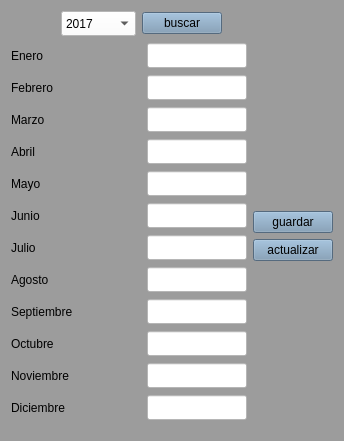
<?xml version="1.0" encoding="UTF-8"?>
<ui version="4.0">
 <class>form_inflacion</class>
 <widget class="QWidget" name="form_inflacion">
  <property name="geometry">
   <rect>
    <x>0</x>
    <y>0</y>
    <width>344</width>
    <height>441</height>
   </rect>
  </property>
  <property name="windowTitle">
   <string>Form</string>
  </property>
  <property name="styleSheet">
   <string notr="true">font: 10pt &quot;Liberation Sans&quot;;
color: rgb(0, 0, 0);
background-color: rgb(156, 156, 156);
selection-background-color: rgb(164, 190, 221);
selection-color: rgb(0, 0, 0);</string>
  </property>
  <layout class="QGridLayout" name="gridLayout">
   <item row="1" column="6">
    <spacer name="horizontalSpacer_13">
     <property name="orientation">
      <enum>Qt::Horizontal</enum>
     </property>
     <property name="sizeHint" stdset="0">
      <size>
       <width>40</width>
       <height>20</height>
      </size>
     </property>
    </spacer>
   </item>
   <item row="1" column="4">
    <spacer name="horizontalSpacer_12">
     <property name="orientation">
      <enum>Qt::Horizontal</enum>
     </property>
     <property name="sizeHint" stdset="0">
      <size>
       <width>40</width>
       <height>20</height>
      </size>
     </property>
    </spacer>
   </item>
   <item row="1" column="1">
    <spacer name="horizontalSpacer_3">
     <property name="orientation">
      <enum>Qt::Horizontal</enum>
     </property>
     <property name="sizeHint" stdset="0">
      <size>
       <width>40</width>
       <height>20</height>
      </size>
     </property>
    </spacer>
   </item>
   <item row="0" column="7">
    <layout class="QHBoxLayout" name="horizontalLayout">
     <item>
      <spacer name="horizontalSpacer_8">
       <property name="orientation">
        <enum>Qt::Horizontal</enum>
       </property>
       <property name="sizeHint" stdset="0">
        <size>
         <width>40</width>
         <height>20</height>
        </size>
       </property>
      </spacer>
     </item>
     <item>
      <spacer name="horizontalSpacer">
       <property name="orientation">
        <enum>Qt::Horizontal</enum>
       </property>
       <property name="sizeHint" stdset="0">
        <size>
         <width>40</width>
         <height>20</height>
        </size>
       </property>
      </spacer>
     </item>
     <item>
      <widget class="QComboBox" name="cbx_anio">
       <property name="minimumSize">
        <size>
         <width>75</width>
         <height>25</height>
        </size>
       </property>
       <property name="maximumSize">
        <size>
         <width>75</width>
         <height>25</height>
        </size>
       </property>
       <property name="styleSheet">
        <string notr="true">background-color: rgb(255, 255, 255);</string>
       </property>
       <item>
        <property name="text">
         <string>2017</string>
        </property>
       </item>
       <item>
        <property name="text">
         <string>2018</string>
        </property>
       </item>
       <item>
        <property name="text">
         <string>2019</string>
        </property>
       </item>
       <item>
        <property name="text">
         <string>2020</string>
        </property>
       </item>
      </widget>
     </item>
     <item>
      <widget class="QPushButton" name="btn_buscar">
       <property name="styleSheet">
        <string notr="true">background-color: rgb(119, 149, 177);</string>
       </property>
       <property name="text">
        <string>buscar</string>
       </property>
      </widget>
     </item>
     <item>
      <spacer name="horizontalSpacer_2">
       <property name="orientation">
        <enum>Qt::Horizontal</enum>
       </property>
       <property name="sizeHint" stdset="0">
        <size>
         <width>40</width>
         <height>20</height>
        </size>
       </property>
      </spacer>
     </item>
    </layout>
   </item>
   <item row="1" column="7">
    <layout class="QVBoxLayout" name="verticalLayout">
     <item>
      <layout class="QHBoxLayout" name="horizontalLayout_2">
       <item>
        <widget class="QLabel" name="label">
         <property name="text">
          <string>Enero</string>
         </property>
        </widget>
       </item>
       <item>
        <widget class="QLineEdit" name="lne_enero">
         <property name="minimumSize">
          <size>
           <width>100</width>
           <height>25</height>
          </size>
         </property>
         <property name="maximumSize">
          <size>
           <width>100</width>
           <height>25</height>
          </size>
         </property>
         <property name="styleSheet">
          <string notr="true">background-color: rgb(255, 255, 255);</string>
         </property>
        </widget>
       </item>
      </layout>
     </item>
     <item>
      <layout class="QHBoxLayout" name="horizontalLayout_3">
       <item>
        <widget class="QLabel" name="label_2">
         <property name="text">
          <string>Febrero</string>
         </property>
        </widget>
       </item>
       <item>
        <widget class="QLineEdit" name="lne_febrero">
         <property name="minimumSize">
          <size>
           <width>100</width>
           <height>25</height>
          </size>
         </property>
         <property name="maximumSize">
          <size>
           <width>100</width>
           <height>25</height>
          </size>
         </property>
         <property name="styleSheet">
          <string notr="true">background-color: rgb(255, 255, 255);</string>
         </property>
        </widget>
       </item>
      </layout>
     </item>
     <item>
      <layout class="QHBoxLayout" name="horizontalLayout_4">
       <item>
        <widget class="QLabel" name="label_3">
         <property name="text">
          <string>Marzo</string>
         </property>
        </widget>
       </item>
       <item>
        <widget class="QLineEdit" name="lne_marzo">
         <property name="minimumSize">
          <size>
           <width>100</width>
           <height>25</height>
          </size>
         </property>
         <property name="maximumSize">
          <size>
           <width>100</width>
           <height>25</height>
          </size>
         </property>
         <property name="styleSheet">
          <string notr="true">background-color: rgb(255, 255, 255);</string>
         </property>
        </widget>
       </item>
      </layout>
     </item>
     <item>
      <layout class="QHBoxLayout" name="horizontalLayout_5">
       <item>
        <widget class="QLabel" name="label_4">
         <property name="text">
          <string>Abril</string>
         </property>
        </widget>
       </item>
       <item>
        <widget class="QLineEdit" name="lne_abril">
         <property name="minimumSize">
          <size>
           <width>100</width>
           <height>25</height>
          </size>
         </property>
         <property name="maximumSize">
          <size>
           <width>100</width>
           <height>25</height>
          </size>
         </property>
         <property name="styleSheet">
          <string notr="true">background-color: rgb(255, 255, 255);</string>
         </property>
        </widget>
       </item>
      </layout>
     </item>
     <item>
      <layout class="QHBoxLayout" name="horizontalLayout_6">
       <item>
        <widget class="QLabel" name="label_5">
         <property name="text">
          <string>Mayo</string>
         </property>
        </widget>
       </item>
       <item>
        <widget class="QLineEdit" name="lne_mayo">
         <property name="minimumSize">
          <size>
           <width>100</width>
           <height>25</height>
          </size>
         </property>
         <property name="maximumSize">
          <size>
           <width>100</width>
           <height>25</height>
          </size>
         </property>
         <property name="styleSheet">
          <string notr="true">background-color: rgb(255, 255, 255);</string>
         </property>
        </widget>
       </item>
      </layout>
     </item>
     <item>
      <layout class="QHBoxLayout" name="horizontalLayout_7">
       <item>
        <widget class="QLabel" name="label_6">
         <property name="text">
          <string>Junio</string>
         </property>
        </widget>
       </item>
       <item>
        <widget class="QLineEdit" name="lne_junio">
         <property name="minimumSize">
          <size>
           <width>100</width>
           <height>25</height>
          </size>
         </property>
         <property name="maximumSize">
          <size>
           <width>100</width>
           <height>25</height>
          </size>
         </property>
         <property name="styleSheet">
          <string notr="true">background-color: rgb(255, 255, 255);</string>
         </property>
        </widget>
       </item>
      </layout>
     </item>
     <item>
      <layout class="QHBoxLayout" name="horizontalLayout_8">
       <item>
        <widget class="QLabel" name="label_7">
         <property name="text">
          <string>Julio</string>
         </property>
        </widget>
       </item>
       <item>
        <widget class="QLineEdit" name="lne_julio">
         <property name="minimumSize">
          <size>
           <width>100</width>
           <height>25</height>
          </size>
         </property>
         <property name="maximumSize">
          <size>
           <width>100</width>
           <height>25</height>
          </size>
         </property>
         <property name="styleSheet">
          <string notr="true">background-color: rgb(255, 255, 255);</string>
         </property>
        </widget>
       </item>
      </layout>
     </item>
     <item>
      <layout class="QHBoxLayout" name="horizontalLayout_9">
       <item>
        <widget class="QLabel" name="label_8">
         <property name="text">
          <string>Agosto</string>
         </property>
        </widget>
       </item>
       <item>
        <widget class="QLineEdit" name="lne_agosto">
         <property name="minimumSize">
          <size>
           <width>100</width>
           <height>25</height>
          </size>
         </property>
         <property name="maximumSize">
          <size>
           <width>100</width>
           <height>25</height>
          </size>
         </property>
         <property name="styleSheet">
          <string notr="true">background-color: rgb(255, 255, 255);</string>
         </property>
        </widget>
       </item>
      </layout>
     </item>
     <item>
      <layout class="QHBoxLayout" name="horizontalLayout_10">
       <item>
        <widget class="QLabel" name="label_9">
         <property name="text">
          <string>Septiembre</string>
         </property>
        </widget>
       </item>
       <item>
        <widget class="QLineEdit" name="lne_septiembre">
         <property name="minimumSize">
          <size>
           <width>100</width>
           <height>25</height>
          </size>
         </property>
         <property name="maximumSize">
          <size>
           <width>100</width>
           <height>25</height>
          </size>
         </property>
         <property name="styleSheet">
          <string notr="true">background-color: rgb(255, 255, 255);</string>
         </property>
        </widget>
       </item>
      </layout>
     </item>
     <item>
      <layout class="QHBoxLayout" name="horizontalLayout_11">
       <item>
        <widget class="QLabel" name="label_10">
         <property name="text">
          <string>Octubre</string>
         </property>
        </widget>
       </item>
       <item>
        <widget class="QLineEdit" name="lne_octubre">
         <property name="minimumSize">
          <size>
           <width>100</width>
           <height>25</height>
          </size>
         </property>
         <property name="maximumSize">
          <size>
           <width>100</width>
           <height>25</height>
          </size>
         </property>
         <property name="styleSheet">
          <string notr="true">background-color: rgb(255, 255, 255);</string>
         </property>
        </widget>
       </item>
      </layout>
     </item>
     <item>
      <layout class="QHBoxLayout" name="horizontalLayout_12">
       <item>
        <widget class="QLabel" name="label_11">
         <property name="text">
          <string>Noviembre</string>
         </property>
        </widget>
       </item>
       <item>
        <widget class="QLineEdit" name="lne_noviembre">
         <property name="minimumSize">
          <size>
           <width>100</width>
           <height>25</height>
          </size>
         </property>
         <property name="maximumSize">
          <size>
           <width>100</width>
           <height>25</height>
          </size>
         </property>
         <property name="styleSheet">
          <string notr="true">background-color: rgb(255, 255, 255);</string>
         </property>
        </widget>
       </item>
      </layout>
     </item>
     <item>
      <layout class="QHBoxLayout" name="horizontalLayout_13">
       <item>
        <widget class="QLabel" name="label_12">
         <property name="text">
          <string>Diciembre</string>
         </property>
        </widget>
       </item>
       <item>
        <widget class="QLineEdit" name="lne_diciembre">
         <property name="minimumSize">
          <size>
           <width>100</width>
           <height>25</height>
          </size>
         </property>
         <property name="maximumSize">
          <size>
           <width>100</width>
           <height>25</height>
          </size>
         </property>
         <property name="styleSheet">
          <string notr="true">background-color: rgb(255, 255, 255);</string>
         </property>
        </widget>
       </item>
      </layout>
     </item>
    </layout>
   </item>
   <item row="1" column="2">
    <spacer name="horizontalSpacer_11">
     <property name="orientation">
      <enum>Qt::Horizontal</enum>
     </property>
     <property name="sizeHint" stdset="0">
      <size>
       <width>40</width>
       <height>20</height>
      </size>
     </property>
    </spacer>
   </item>
   <item row="0" column="3">
    <spacer name="horizontalSpacer_7">
     <property name="orientation">
      <enum>Qt::Horizontal</enum>
     </property>
     <property name="sizeHint" stdset="0">
      <size>
       <width>40</width>
       <height>20</height>
      </size>
     </property>
    </spacer>
   </item>
   <item row="1" column="10">
    <spacer name="horizontalSpacer_4">
     <property name="orientation">
      <enum>Qt::Horizontal</enum>
     </property>
     <property name="sizeHint" stdset="0">
      <size>
       <width>40</width>
       <height>20</height>
      </size>
     </property>
    </spacer>
   </item>
   <item row="0" column="1">
    <spacer name="horizontalSpacer_6">
     <property name="orientation">
      <enum>Qt::Horizontal</enum>
     </property>
     <property name="sizeHint" stdset="0">
      <size>
       <width>40</width>
       <height>20</height>
      </size>
     </property>
    </spacer>
   </item>
   <item row="1" column="5">
    <spacer name="horizontalSpacer_9">
     <property name="orientation">
      <enum>Qt::Horizontal</enum>
     </property>
     <property name="sizeHint" stdset="0">
      <size>
       <width>40</width>
       <height>20</height>
      </size>
     </property>
    </spacer>
   </item>
   <item row="1" column="0">
    <spacer name="horizontalSpacer_10">
     <property name="orientation">
      <enum>Qt::Horizontal</enum>
     </property>
     <property name="sizeHint" stdset="0">
      <size>
       <width>40</width>
       <height>20</height>
      </size>
     </property>
    </spacer>
   </item>
   <item row="1" column="8">
    <layout class="QVBoxLayout" name="verticalLayout_2">
     <item>
      <spacer name="verticalSpacer_2">
       <property name="orientation">
        <enum>Qt::Vertical</enum>
       </property>
       <property name="sizeHint" stdset="0">
        <size>
         <width>20</width>
         <height>40</height>
        </size>
       </property>
      </spacer>
     </item>
     <item>
      <widget class="QPushButton" name="btn_guardar">
       <property name="styleSheet">
        <string notr="true">background-color: rgb(119, 149, 177);</string>
       </property>
       <property name="text">
        <string>guardar</string>
       </property>
      </widget>
     </item>
     <item>
      <widget class="QPushButton" name="btn_actualizar">
       <property name="styleSheet">
        <string notr="true">background-color: rgb(119, 149, 177);</string>
       </property>
       <property name="text">
        <string>actualizar</string>
       </property>
      </widget>
     </item>
     <item>
      <spacer name="verticalSpacer">
       <property name="orientation">
        <enum>Qt::Vertical</enum>
       </property>
       <property name="sizeHint" stdset="0">
        <size>
         <width>20</width>
         <height>40</height>
        </size>
       </property>
      </spacer>
     </item>
    </layout>
   </item>
   <item row="1" column="3">
    <spacer name="horizontalSpacer_5">
     <property name="orientation">
      <enum>Qt::Horizontal</enum>
     </property>
     <property name="sizeHint" stdset="0">
      <size>
       <width>40</width>
       <height>20</height>
      </size>
     </property>
    </spacer>
   </item>
   <item row="1" column="9">
    <spacer name="horizontalSpacer_14">
     <property name="orientation">
      <enum>Qt::Horizontal</enum>
     </property>
     <property name="sizeHint" stdset="0">
      <size>
       <width>40</width>
       <height>20</height>
      </size>
     </property>
    </spacer>
   </item>
  </layout>
 </widget>
 <resources/>
 <connections/>
</ui>
